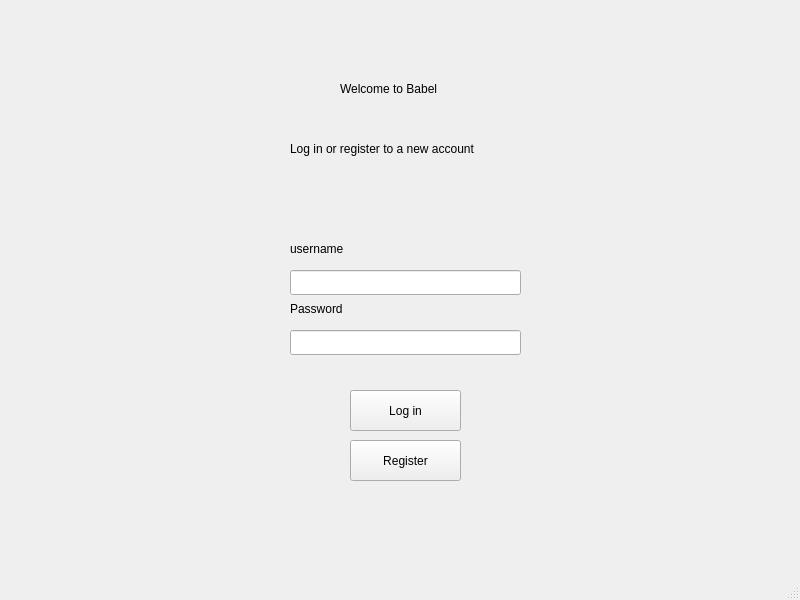
<?xml version="1.0" encoding="UTF-8"?>
<ui version="4.0">
 <class>MainWindow</class>
 <widget class="QMainWindow" name="MainWindow">
  <property name="geometry">
   <rect>
    <x>0</x>
    <y>0</y>
    <width>800</width>
    <height>600</height>
   </rect>
  </property>
  <property name="windowTitle">
   <string>MainWindow</string>
  </property>
  <widget class="QWidget" name="centralwidget">
   <widget class="QStackedWidget" name="stackedWidget">
    <property name="geometry">
     <rect>
      <x>0</x>
      <y>0</y>
      <width>801</width>
      <height>571</height>
     </rect>
    </property>
    <property name="currentIndex">
     <number>0</number>
    </property>
    <widget class="QWidget" name="MainPage">
     <widget class="QLabel" name="label">
      <property name="geometry">
       <rect>
        <x>340</x>
        <y>80</y>
        <width>131</width>
        <height>17</height>
       </rect>
      </property>
      <property name="text">
       <string>Welcome to Babel</string>
      </property>
     </widget>
     <widget class="QLineEdit" name="PasswordLineEdit">
      <property name="geometry">
       <rect>
        <x>290</x>
        <y>330</y>
        <width>231</width>
        <height>25</height>
       </rect>
      </property>
     </widget>
     <widget class="QPushButton" name="RegisterPushButton_2">
      <property name="geometry">
       <rect>
        <x>350</x>
        <y>440</y>
        <width>111</width>
        <height>41</height>
       </rect>
      </property>
      <property name="text">
       <string>Register</string>
      </property>
     </widget>
     <widget class="QLabel" name="PasswordLabel">
      <property name="geometry">
       <rect>
        <x>290</x>
        <y>300</y>
        <width>67</width>
        <height>17</height>
       </rect>
      </property>
      <property name="text">
       <string>Password</string>
      </property>
     </widget>
     <widget class="QLabel" name="usernameLabel">
      <property name="geometry">
       <rect>
        <x>290</x>
        <y>240</y>
        <width>67</width>
        <height>17</height>
       </rect>
      </property>
      <property name="text">
       <string>username</string>
      </property>
     </widget>
     <widget class="QLabel" name="label_2">
      <property name="geometry">
       <rect>
        <x>290</x>
        <y>140</y>
        <width>241</width>
        <height>17</height>
       </rect>
      </property>
      <property name="text">
       <string>Log in or register to a new account</string>
      </property>
     </widget>
     <widget class="QPushButton" name="LoginpushButton">
      <property name="geometry">
       <rect>
        <x>350</x>
        <y>390</y>
        <width>111</width>
        <height>41</height>
       </rect>
      </property>
      <property name="text">
       <string>Log in</string>
      </property>
     </widget>
     <widget class="QLineEdit" name="LoginlineEdit">
      <property name="geometry">
       <rect>
        <x>290</x>
        <y>270</y>
        <width>231</width>
        <height>25</height>
       </rect>
      </property>
      <property name="text">
       <string/>
      </property>
     </widget>
    </widget>
    <widget class="QWidget" name="RegisterPage">
     <widget class="QLabel" name="RegisterPage_label">
      <property name="geometry">
       <rect>
        <x>370</x>
        <y>70</y>
        <width>67</width>
        <height>17</height>
       </rect>
      </property>
      <property name="text">
       <string>Register</string>
      </property>
     </widget>
     <widget class="QLabel" name="Id_label">
      <property name="geometry">
       <rect>
        <x>290</x>
        <y>160</y>
        <width>67</width>
        <height>17</height>
       </rect>
      </property>
      <property name="text">
       <string>Id</string>
      </property>
     </widget>
     <widget class="QLabel" name="Pwd_label">
      <property name="geometry">
       <rect>
        <x>290</x>
        <y>220</y>
        <width>67</width>
        <height>17</height>
       </rect>
      </property>
      <property name="text">
       <string>Password</string>
      </property>
     </widget>
     <widget class="QLabel" name="PwdConflabel">
      <property name="geometry">
       <rect>
        <x>290</x>
        <y>280</y>
        <width>171</width>
        <height>17</height>
       </rect>
      </property>
      <property name="text">
       <string>Password confirmation</string>
      </property>
     </widget>
     <widget class="QLabel" name="Bd_label">
      <property name="geometry">
       <rect>
        <x>290</x>
        <y>340</y>
        <width>91</width>
        <height>17</height>
       </rect>
      </property>
      <property name="text">
       <string>Birth date</string>
      </property>
     </widget>
     <widget class="QLineEdit" name="id_lineEdit">
      <property name="geometry">
       <rect>
        <x>290</x>
        <y>180</y>
        <width>221</width>
        <height>25</height>
       </rect>
      </property>
     </widget>
     <widget class="QLineEdit" name="Pwd_lineEdit">
      <property name="geometry">
       <rect>
        <x>290</x>
        <y>240</y>
        <width>221</width>
        <height>25</height>
       </rect>
      </property>
     </widget>
     <widget class="QLineEdit" name="PwdConf_lineEdit">
      <property name="geometry">
       <rect>
        <x>290</x>
        <y>300</y>
        <width>221</width>
        <height>25</height>
       </rect>
      </property>
     </widget>
     <widget class="QDateEdit" name="Bd_dateEdit">
      <property name="geometry">
       <rect>
        <x>290</x>
        <y>360</y>
        <width>110</width>
        <height>26</height>
       </rect>
      </property>
     </widget>
     <widget class="QPushButton" name="BackLogin_pushButton">
      <property name="geometry">
       <rect>
        <x>360</x>
        <y>430</y>
        <width>101</width>
        <height>31</height>
       </rect>
      </property>
      <property name="text">
       <string>Back to log in</string>
      </property>
     </widget>
    </widget>
    <widget class="QWidget" name="page">
     <widget class="QLabel" name="label_3">
      <property name="geometry">
       <rect>
        <x>370</x>
        <y>70</y>
        <width>101</width>
        <height>17</height>
       </rect>
      </property>
      <property name="text">
       <string>Welcome !</string>
      </property>
     </widget>
     <widget class="QLineEdit" name="Call_id_lineEdit">
      <property name="geometry">
       <rect>
        <x>310</x>
        <y>170</y>
        <width>111</width>
        <height>25</height>
       </rect>
      </property>
     </widget>
     <widget class="QLabel" name="label_5">
      <property name="geometry">
       <rect>
        <x>310</x>
        <y>140</y>
        <width>211</width>
        <height>17</height>
       </rect>
      </property>
      <property name="text">
       <string>Enter contact Id  to start a call</string>
      </property>
     </widget>
     <widget class="QPushButton" name="Call_pushButton">
      <property name="enabled">
       <bool>true</bool>
      </property>
      <property name="geometry">
       <rect>
        <x>430</x>
        <y>170</y>
        <width>89</width>
        <height>25</height>
       </rect>
      </property>
      <property name="text">
       <string>Call</string>
      </property>
     </widget>
     <widget class="QPushButton" name="LogOut_pushButton">
      <property name="geometry">
       <rect>
        <x>370</x>
        <y>270</y>
        <width>89</width>
        <height>25</height>
       </rect>
      </property>
      <property name="text">
       <string>Log out</string>
      </property>
     </widget>
    </widget>
    <widget class="QWidget" name="page_2">
     <widget class="QLabel" name="label_6">
      <property name="geometry">
       <rect>
        <x>370</x>
        <y>90</y>
        <width>81</width>
        <height>17</height>
       </rect>
      </property>
      <property name="text">
       <string>Call started</string>
      </property>
     </widget>
     <widget class="QPushButton" name="pushButton_3">
      <property name="geometry">
       <rect>
        <x>360</x>
        <y>160</y>
        <width>89</width>
        <height>25</height>
       </rect>
      </property>
      <property name="text">
       <string>End call</string>
      </property>
     </widget>
    </widget>
    <widget class="QWidget" name="page_3">
     <widget class="QPushButton" name="AcceptCall_pushButton">
      <property name="geometry">
       <rect>
        <x>320</x>
        <y>200</y>
        <width>89</width>
        <height>25</height>
       </rect>
      </property>
      <property name="text">
       <string>Accept</string>
      </property>
     </widget>
     <widget class="QPushButton" name="DenyCall_pushButton">
      <property name="geometry">
       <rect>
        <x>430</x>
        <y>200</y>
        <width>89</width>
        <height>25</height>
       </rect>
      </property>
      <property name="text">
       <string>Deny</string>
      </property>
     </widget>
     <widget class="QLabel" name="label_4">
      <property name="geometry">
       <rect>
        <x>340</x>
        <y>110</y>
        <width>161</width>
        <height>16</height>
       </rect>
      </property>
      <property name="text">
       <string>Someone is calling you</string>
      </property>
     </widget>
    </widget>
   </widget>
  </widget>
  <widget class="QMenuBar" name="menubar">
   <property name="geometry">
    <rect>
     <x>0</x>
     <y>0</y>
     <width>800</width>
     <height>22</height>
    </rect>
   </property>
  </widget>
  <widget class="QStatusBar" name="statusbar"/>
 </widget>
 <resources/>
 <connections/>
</ui>
